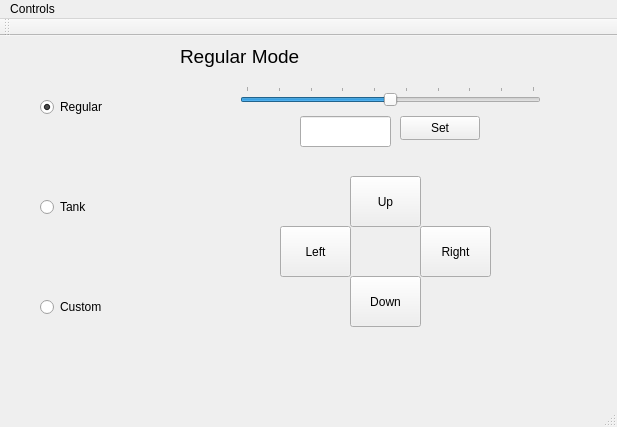
<?xml version="1.0" encoding="UTF-8"?>
<ui version="4.0">
 <class>MainWindow</class>
 <widget class="QMainWindow" name="MainWindow">
  <property name="geometry">
   <rect>
    <x>0</x>
    <y>0</y>
    <width>617</width>
    <height>427</height>
   </rect>
  </property>
  <property name="windowTitle">
   <string>MainWindow</string>
  </property>
  <widget class="QWidget" name="centralWidget">
   <widget class="QStackedWidget" name="stackedWidget">
    <property name="geometry">
     <rect>
      <x>170</x>
      <y>0</y>
      <width>441</width>
      <height>371</height>
     </rect>
    </property>
    <property name="currentIndex">
     <number>0</number>
    </property>
    <widget class="QWidget" name="regular">
     <widget class="QPushButton" name="pushButton_up">
      <property name="geometry">
       <rect>
        <x>180</x>
        <y>140</y>
        <width>71</width>
        <height>51</height>
       </rect>
      </property>
      <property name="text">
       <string>Up</string>
      </property>
     </widget>
     <widget class="QSlider" name="horizontalSlider">
      <property name="geometry">
       <rect>
        <x>70</x>
        <y>50</y>
        <width>301</width>
        <height>20</height>
       </rect>
      </property>
      <property name="minimum">
       <number>-45</number>
      </property>
      <property name="maximum">
       <number>45</number>
      </property>
      <property name="orientation">
       <enum>Qt::Horizontal</enum>
      </property>
      <property name="tickPosition">
       <enum>QSlider::TicksAbove</enum>
      </property>
      <property name="tickInterval">
       <number>10</number>
      </property>
     </widget>
     <widget class="QLineEdit" name="lineEdit_input">
      <property name="geometry">
       <rect>
        <x>130</x>
        <y>80</y>
        <width>91</width>
        <height>31</height>
       </rect>
      </property>
     </widget>
     <widget class="QPushButton" name="button_set">
      <property name="geometry">
       <rect>
        <x>230</x>
        <y>80</y>
        <width>80</width>
        <height>24</height>
       </rect>
      </property>
      <property name="text">
       <string>Set</string>
      </property>
     </widget>
     <widget class="QPushButton" name="pushButton_right">
      <property name="geometry">
       <rect>
        <x>250</x>
        <y>190</y>
        <width>71</width>
        <height>51</height>
       </rect>
      </property>
      <property name="text">
       <string>Right</string>
      </property>
     </widget>
     <widget class="QPushButton" name="pushButton_down">
      <property name="geometry">
       <rect>
        <x>180</x>
        <y>240</y>
        <width>71</width>
        <height>51</height>
       </rect>
      </property>
      <property name="text">
       <string>Down</string>
      </property>
     </widget>
     <widget class="QPushButton" name="pushButton_left">
      <property name="geometry">
       <rect>
        <x>110</x>
        <y>190</y>
        <width>71</width>
        <height>51</height>
       </rect>
      </property>
      <property name="text">
       <string>Left</string>
      </property>
     </widget>
     <widget class="QLabel" name="label">
      <property name="geometry">
       <rect>
        <x>10</x>
        <y>10</y>
        <width>131</width>
        <height>21</height>
       </rect>
      </property>
      <property name="font">
       <font>
        <pointsize>14</pointsize>
       </font>
      </property>
      <property name="text">
       <string>Regular Mode</string>
      </property>
     </widget>
    </widget>
    <widget class="QWidget" name="tank">
     <widget class="QLabel" name="label_2">
      <property name="geometry">
       <rect>
        <x>10</x>
        <y>10</y>
        <width>131</width>
        <height>21</height>
       </rect>
      </property>
      <property name="font">
       <font>
        <pointsize>14</pointsize>
       </font>
      </property>
      <property name="text">
       <string>Tank Mode</string>
      </property>
     </widget>
     <widget class="QRadioButton" name="radio45">
      <property name="geometry">
       <rect>
        <x>180</x>
        <y>70</y>
        <width>41</width>
        <height>20</height>
       </rect>
      </property>
      <property name="text">
       <string>45</string>
      </property>
     </widget>
     <widget class="QRadioButton" name="radio90">
      <property name="geometry">
       <rect>
        <x>270</x>
        <y>70</y>
        <width>41</width>
        <height>20</height>
       </rect>
      </property>
      <property name="text">
       <string>90</string>
      </property>
     </widget>
     <widget class="QRadioButton" name="radio0">
      <property name="geometry">
       <rect>
        <x>90</x>
        <y>70</y>
        <width>41</width>
        <height>20</height>
       </rect>
      </property>
      <property name="text">
       <string>0</string>
      </property>
     </widget>
     <widget class="QPushButton" name="tank_down">
      <property name="geometry">
       <rect>
        <x>170</x>
        <y>230</y>
        <width>71</width>
        <height>51</height>
       </rect>
      </property>
      <property name="text">
       <string>Down</string>
      </property>
     </widget>
     <widget class="QPushButton" name="tank_up">
      <property name="geometry">
       <rect>
        <x>170</x>
        <y>160</y>
        <width>71</width>
        <height>51</height>
       </rect>
      </property>
      <property name="text">
       <string>Up</string>
      </property>
     </widget>
    </widget>
    <widget class="QWidget" name="custom">
     <widget class="QLabel" name="label_3">
      <property name="geometry">
       <rect>
        <x>10</x>
        <y>10</y>
        <width>131</width>
        <height>21</height>
       </rect>
      </property>
      <property name="font">
       <font>
        <pointsize>14</pointsize>
       </font>
      </property>
      <property name="text">
       <string>Custom Mode</string>
      </property>
     </widget>
    </widget>
   </widget>
   <widget class="QRadioButton" name="radioButton">
    <property name="geometry">
     <rect>
      <x>40</x>
      <y>60</y>
      <width>100</width>
      <height>22</height>
     </rect>
    </property>
    <property name="text">
     <string>Regular</string>
    </property>
    <property name="checked">
     <bool>true</bool>
    </property>
   </widget>
   <widget class="QRadioButton" name="radioButton_tank">
    <property name="geometry">
     <rect>
      <x>40</x>
      <y>160</y>
      <width>100</width>
      <height>22</height>
     </rect>
    </property>
    <property name="text">
     <string>Tank</string>
    </property>
   </widget>
   <widget class="QRadioButton" name="radioButton_custom">
    <property name="geometry">
     <rect>
      <x>40</x>
      <y>260</y>
      <width>100</width>
      <height>22</height>
     </rect>
    </property>
    <property name="text">
     <string>Custom</string>
    </property>
   </widget>
   <zorder>radioButton_custom</zorder>
   <zorder>stackedWidget</zorder>
   <zorder>radioButton</zorder>
   <zorder>radioButton_tank</zorder>
  </widget>
  <widget class="QMenuBar" name="menuBar">
   <property name="geometry">
    <rect>
     <x>0</x>
     <y>0</y>
     <width>617</width>
     <height>22</height>
    </rect>
   </property>
   <widget class="QMenu" name="menuControls">
    <property name="title">
     <string>Controls</string>
    </property>
   </widget>
   <addaction name="menuControls"/>
  </widget>
  <widget class="QToolBar" name="mainToolBar">
   <attribute name="toolBarArea">
    <enum>TopToolBarArea</enum>
   </attribute>
   <attribute name="toolBarBreak">
    <bool>false</bool>
   </attribute>
  </widget>
  <widget class="QStatusBar" name="statusBar"/>
 </widget>
 <layoutdefault spacing="6" margin="11"/>
 <resources/>
 <connections/>
</ui>
